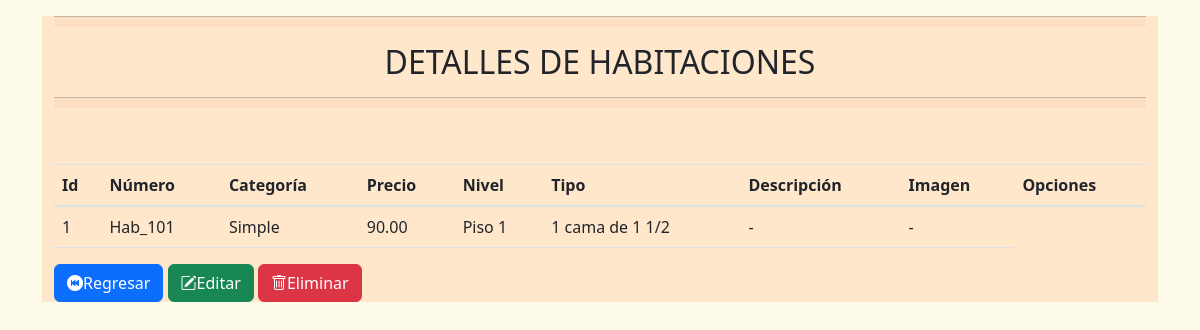
Page /vista/habitacion/show.php?numero=Hab_101 on the committed database.
### tables this page shows
CREATE TABLE `tb_habitacion` (
  `id_habitacion` int(11) NOT NULL,
  `numero` varchar(7) NOT NULL,
  `categoria` varchar(50) NOT NULL,
  `precio` decimal(10,2) NOT NULL,
  `nivel` varchar(20) DEFAULT NULL,
  `tipo` varchar(50) DEFAULT NULL,
  `descripcion` varchar(255) DEFAULT NULL,
  `imagen` varchar(255) DEFAULT NULL
);

### conection/conection.php (called while the page is built)
<?php
    class db{
        private $host= "localhost";
        private $dbname="db_casagrauhotel";
        private $user="root";
        private $password="123";
        public function conexion(){
            try{
                $PDO = new PDO("mysql:host=".$this->host.";dbname=".$this->dbname,$this->user,$this->password);
                return $PDO;
            }catch(PDOException $e){
                return $e->getMessage();
            }
        }
    }
?>

### control/habitacioncontrol.php (called while the page is built, shortened)
<?php
    class habitacionControl{
        private $model;
        public function __construct()
        {
            require_once("c://xampp/htdocs/casagrau/model/habitacionmodel.php");
            $this->model = new habitacionModel();
        }
        public function show($numero){
            return ($this->model->show($numero) != false) ? $this->model->show($numero) : header("Location:habitacion.php");
        }
    }
?>

### model/habitacionmodel.php (called while the page is built, shortened)
<?php
    class habitacionModel{
        private $PDO;
        public function __construct()
        {
            require_once("c://xampp/htdocs/casagrau/conection/conection.php");
            $con = new db();
            $this->PDO = $con->conexion();
        }
        public function show($numero){
            $stament = $this->PDO->prepare("SELECT * FROM tb_habitacion where numero = :id limit 1");
            $stament->bindParam(":id",$numero);
            return ($stament->execute()) ? $stament->fetch() : false ;
        }
    }
?>

### vista/habitacion/show.php (the view, shortened to what this page needs)
<?php
    require_once("c://xampp/htdocs/casagrau/vista/head/head.php");
    require_once("c://xampp/htdocs/casagrau/control/habitacioncontrol.php");
    $obj = new habitacionControl();
    $date = $obj->show($_GET['numero']);
?>
<!doctype html>
<html lang="en">
    <head>
        <link rel="stylesheet" href="https://cdn.jsdelivr.net/npm/bootstrap-icons@1.10.4/font/bootstrap-icons.css">
    </head>
  <body style="background-color: #FFFBEB;">
        <div class="container">
        <div class="container-fluid" style="background-color: #FFE7CC;">
            <div style="text-align: center;">
            <hr style="height:10px;background:#F8CBA6">
            <h2>DETALLES DE HABITACIONES</h2>
            <hr style="height:10px;background:#F8CBA6">
        </div></br>
<div class="pb-3">
</div>
<table class="table container-fluid">
    <thead>
        <tr>
            <th scope="col">Id</th>
            <th scope="col">Número</th>
            <th scope="col">Categoría</th>
            <th scope="col">Precio</th>
            <th scope="col">Nivel</th>
            <th scope="col">Tipo</th>
            <th scope="col">Descripción</th>
            <th scope="col">Imagen</th>
            <th scope="col">Opciones</th>
        </tr>
    </thead>
    <tbody>
        <tr>
            <td scope="col"><?= $date["id_habitacion"]?></td>
            <td scope="col"><?= $date["numero"]?></td>
            <td scope="col"><?= $date["categoria"]?></td>
            <td scope="col"><?= $date["precio"]?></td>
            <td scope="col"><?= $date["nivel"]?></td>
            <td scope="col"><?= $date["tipo"]?></td>
            <td scope="col"><?= $date["descripcion"]?></td>
            <td scope="col"><?= $date["imagen"]?></td>
        </tr>
    </tbody>
</table>
<a href="habitacion.php" class="btn btn-primary"><i class="bi bi-skip-backward-circle-fill"></i>Regresar</a>
    <a href="edit.php?numero=<?= $date[1]?>" class="btn btn-success"><i class="bi bi-pencil-square"></i>Editar</a>
    <a class="btn btn-danger" style="color:#fff;"><i class="bi bi-trash" style="color: #fff;"></i>Eliminar</a>
        </div>
</body>

### rows in the picture
tb_habitacion: id_habitacion "1", numero "Hab_101", categoria "Simple", precio "90.00", nivel "Piso 1", tipo "1 cama de 1 1/2", descripcion "-", imagen "-"
